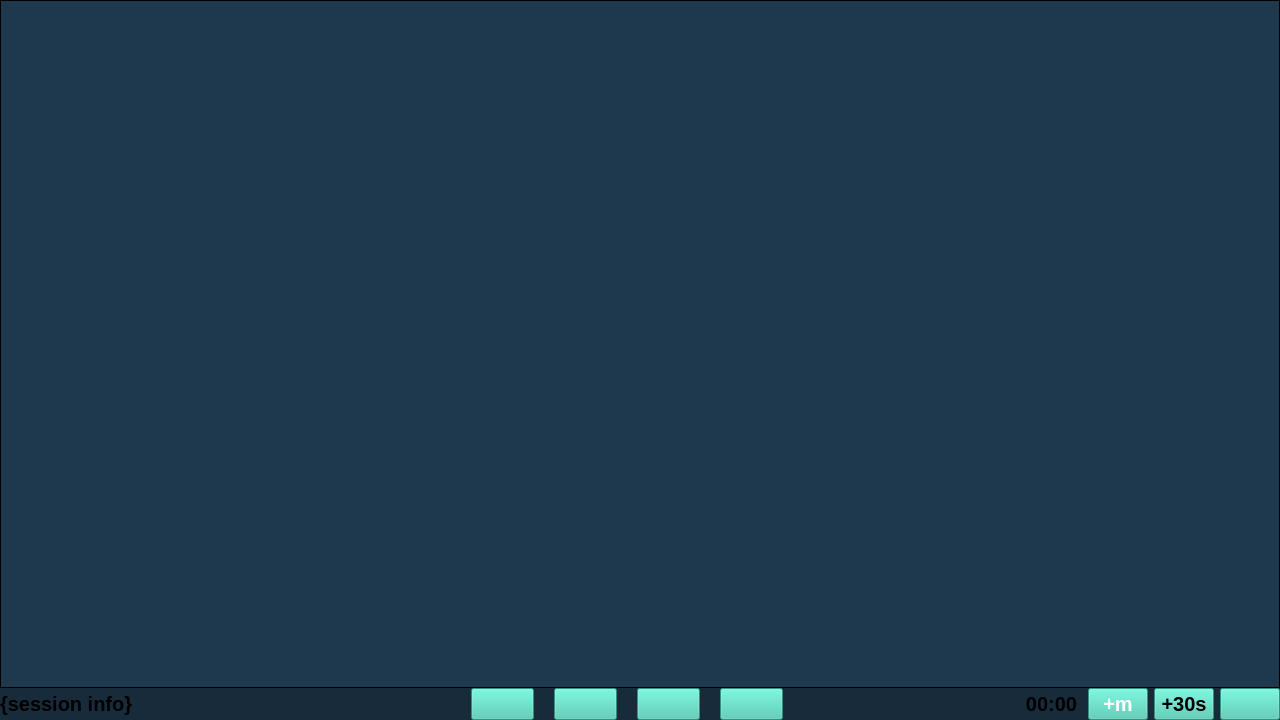
<?xml version="1.0" encoding="UTF-8"?>
<ui version="4.0">
 <class>session_display</class>
 <widget class="QWidget" name="session_display">
  <property name="geometry">
   <rect>
    <x>0</x>
    <y>0</y>
    <width>1280</width>
    <height>720</height>
   </rect>
  </property>
  <property name="sizePolicy">
   <sizepolicy hsizetype="MinimumExpanding" vsizetype="Ignored">
    <horstretch>0</horstretch>
    <verstretch>0</verstretch>
   </sizepolicy>
  </property>
  <property name="minimumSize">
   <size>
    <width>955</width>
    <height>700</height>
   </size>
  </property>
  <property name="maximumSize">
   <size>
    <width>16777215</width>
    <height>16777215</height>
   </size>
  </property>
  <property name="font">
   <font>
    <pointsize>15</pointsize>
    <weight>75</weight>
    <bold>true</bold>
   </font>
  </property>
  <property name="windowTitle">
   <string/>
  </property>
  <property name="windowIcon">
   <iconset resource="resources/resources_config.qrc">
    <normaloff>:/icons/icons/brush.png</normaloff>:/icons/icons/brush.png</iconset>
  </property>
  <property name="styleSheet">
   <string notr="true">background: rgb(24,43,59)</string>
  </property>
  <layout class="QVBoxLayout" name="verticalLayout">
   <property name="spacing">
    <number>0</number>
   </property>
   <property name="leftMargin">
    <number>0</number>
   </property>
   <property name="topMargin">
    <number>0</number>
   </property>
   <property name="rightMargin">
    <number>0</number>
   </property>
   <property name="bottomMargin">
    <number>0</number>
   </property>
   <item>
    <widget class="QLabel" name="image_display">
     <property name="sizePolicy">
      <sizepolicy hsizetype="Expanding" vsizetype="Preferred">
       <horstretch>0</horstretch>
       <verstretch>0</verstretch>
      </sizepolicy>
     </property>
     <property name="minimumSize">
      <size>
       <width>450</width>
       <height>500</height>
      </size>
     </property>
     <property name="styleSheet">
      <string notr="true">background: rgb(30,56,78);</string>
     </property>
     <property name="frameShape">
      <enum>QFrame::Box</enum>
     </property>
     <property name="frameShadow">
      <enum>QFrame::Plain</enum>
     </property>
     <property name="text">
      <string/>
     </property>
     <property name="scaledContents">
      <bool>false</bool>
     </property>
     <property name="alignment">
      <set>Qt::AlignCenter</set>
     </property>
    </widget>
   </item>
   <item>
    <layout class="QHBoxLayout" name="horizontalLayout_4">
     <property name="spacing">
      <number>6</number>
     </property>
     <item>
      <widget class="QLabel" name="session_info">
       <property name="sizePolicy">
        <sizepolicy hsizetype="MinimumExpanding" vsizetype="Preferred">
         <horstretch>0</horstretch>
         <verstretch>0</verstretch>
        </sizepolicy>
       </property>
       <property name="maximumSize">
        <size>
         <width>16777215</width>
         <height>32</height>
        </size>
       </property>
       <property name="font">
        <font>
         <family>MS Shell Dlg 2</family>
         <pointsize>15</pointsize>
         <weight>75</weight>
         <bold>true</bold>
        </font>
       </property>
       <property name="cursor">
        <cursorShape>IBeamCursor</cursorShape>
       </property>
       <property name="autoFillBackground">
        <bool>false</bool>
       </property>
       <property name="styleSheet">
        <string notr="true">color: &quot;white&quot;</string>
       </property>
       <property name="text">
        <string>{session info}</string>
       </property>
       <property name="textInteractionFlags">
        <set>Qt::LinksAccessibleByMouse|Qt::TextSelectableByMouse</set>
       </property>
      </widget>
     </item>
     <item>
      <spacer name="horizontalSpacer_2">
       <property name="orientation">
        <enum>Qt::Horizontal</enum>
       </property>
       <property name="sizeHint" stdset="0">
        <size>
         <width>40</width>
         <height>20</height>
        </size>
       </property>
      </spacer>
     </item>
     <item>
      <layout class="QHBoxLayout" name="horizontalLayout">
       <property name="spacing">
        <number>20</number>
       </property>
       <item alignment="Qt::AlignBottom">
        <widget class="QPushButton" name="previous_image">
         <property name="sizePolicy">
          <sizepolicy hsizetype="Fixed" vsizetype="Fixed">
           <horstretch>0</horstretch>
           <verstretch>0</verstretch>
          </sizepolicy>
         </property>
         <property name="minimumSize">
          <size>
           <width>50</width>
           <height>0</height>
          </size>
         </property>
         <property name="mouseTracking">
          <bool>false</bool>
         </property>
         <property name="toolTip">
          <string>Previous Image</string>
         </property>
         <property name="styleSheet">
          <string notr="true">background: rgb(68,201,176);</string>
         </property>
         <property name="text">
          <string/>
         </property>
         <property name="icon">
          <iconset resource="resources/resources_config.qrc">
           <normaloff>:/icons/icons/arrow left.png</normaloff>:/icons/icons/arrow left.png</iconset>
         </property>
         <property name="iconSize">
          <size>
           <width>24</width>
           <height>24</height>
          </size>
         </property>
         <property name="shortcut">
          <string>Left</string>
         </property>
        </widget>
       </item>
       <item alignment="Qt::AlignBottom">
        <widget class="QPushButton" name="pause_timer">
         <property name="sizePolicy">
          <sizepolicy hsizetype="Fixed" vsizetype="Fixed">
           <horstretch>0</horstretch>
           <verstretch>0</verstretch>
          </sizepolicy>
         </property>
         <property name="minimumSize">
          <size>
           <width>50</width>
           <height>0</height>
          </size>
         </property>
         <property name="mouseTracking">
          <bool>false</bool>
         </property>
         <property name="toolTip">
          <string>Pause Timer</string>
         </property>
         <property name="styleSheet">
          <string notr="true">background: rgb(68,201,176);</string>
         </property>
         <property name="text">
          <string/>
         </property>
         <property name="icon">
          <iconset resource="resources/resources_config.qrc">
           <normaloff>:/icons/icons/Pause.png</normaloff>:/icons/icons/Pause.png</iconset>
         </property>
         <property name="iconSize">
          <size>
           <width>24</width>
           <height>24</height>
          </size>
         </property>
         <property name="shortcut">
          <string>Space</string>
         </property>
        </widget>
       </item>
       <item alignment="Qt::AlignBottom">
        <widget class="QPushButton" name="stop_session">
         <property name="sizePolicy">
          <sizepolicy hsizetype="Fixed" vsizetype="Fixed">
           <horstretch>0</horstretch>
           <verstretch>0</verstretch>
          </sizepolicy>
         </property>
         <property name="minimumSize">
          <size>
           <width>50</width>
           <height>0</height>
          </size>
         </property>
         <property name="mouseTracking">
          <bool>false</bool>
         </property>
         <property name="toolTip">
          <string>Stop Session. This will close the window.</string>
         </property>
         <property name="styleSheet">
          <string notr="true">background: rgb(68,201,176);</string>
         </property>
         <property name="text">
          <string/>
         </property>
         <property name="icon">
          <iconset resource="resources/resources_config.qrc">
           <normaloff>:/icons/icons/Square.png</normaloff>:/icons/icons/Square.png</iconset>
         </property>
         <property name="iconSize">
          <size>
           <width>24</width>
           <height>24</height>
          </size>
         </property>
         <property name="shortcut">
          <string>Esc</string>
         </property>
        </widget>
       </item>
       <item alignment="Qt::AlignBottom">
        <widget class="QPushButton" name="next_image">
         <property name="sizePolicy">
          <sizepolicy hsizetype="Fixed" vsizetype="Fixed">
           <horstretch>0</horstretch>
           <verstretch>0</verstretch>
          </sizepolicy>
         </property>
         <property name="minimumSize">
          <size>
           <width>50</width>
           <height>0</height>
          </size>
         </property>
         <property name="mouseTracking">
          <bool>false</bool>
         </property>
         <property name="toolTip">
          <string>Next Image</string>
         </property>
         <property name="styleSheet">
          <string notr="true">background: rgb(68,201,176);</string>
         </property>
         <property name="text">
          <string/>
         </property>
         <property name="icon">
          <iconset resource="resources/resources_config.qrc">
           <normaloff>:/icons/icons/arrow right.png</normaloff>:/icons/icons/arrow right.png</iconset>
         </property>
         <property name="iconSize">
          <size>
           <width>24</width>
           <height>24</height>
          </size>
         </property>
         <property name="shortcut">
          <string>Right</string>
         </property>
        </widget>
       </item>
      </layout>
     </item>
     <item>
      <spacer name="horizontalSpacer">
       <property name="orientation">
        <enum>Qt::Horizontal</enum>
       </property>
       <property name="sizeHint" stdset="0">
        <size>
         <width>40</width>
         <height>20</height>
        </size>
       </property>
      </spacer>
     </item>
     <item>
      <layout class="QHBoxLayout" name="horizontalLayout_3">
       <item>
        <widget class="QLabel" name="timer_display">
         <property name="minimumSize">
          <size>
           <width>61</width>
           <height>21</height>
          </size>
         </property>
         <property name="maximumSize">
          <size>
           <width>16777215</width>
           <height>32</height>
          </size>
         </property>
         <property name="font">
          <font>
           <family>MS Shell Dlg 2</family>
           <pointsize>15</pointsize>
           <weight>75</weight>
           <italic>false</italic>
           <bold>true</bold>
          </font>
         </property>
         <property name="styleSheet">
          <string notr="true">color: 'white';</string>
         </property>
         <property name="text">
          <string>00:00</string>
         </property>
         <property name="alignment">
          <set>Qt::AlignCenter</set>
         </property>
         <property name="textInteractionFlags">
          <set>Qt::LinksAccessibleByMouse</set>
         </property>
        </widget>
       </item>
       <item>
        <layout class="QHBoxLayout" name="horizontalLayout_2">
         <item>
          <widget class="QPushButton" name="add_60">
           <property name="sizePolicy">
            <sizepolicy hsizetype="Fixed" vsizetype="Fixed">
             <horstretch>0</horstretch>
             <verstretch>0</verstretch>
            </sizepolicy>
           </property>
           <property name="minimumSize">
            <size>
             <width>60</width>
             <height>32</height>
            </size>
           </property>
           <property name="maximumSize">
            <size>
             <width>60</width>
             <height>32</height>
            </size>
           </property>
           <property name="palette">
            <palette>
             <active>
              <colorrole role="WindowText">
               <brush brushstyle="SolidPattern">
                <color alpha="255">
                 <red>255</red>
                 <green>255</green>
                 <blue>255</blue>
                </color>
               </brush>
              </colorrole>
              <colorrole role="Button">
               <brush brushstyle="SolidPattern">
                <color alpha="255">
                 <red>68</red>
                 <green>201</green>
                 <blue>176</blue>
                </color>
               </brush>
              </colorrole>
              <colorrole role="Text">
               <brush brushstyle="SolidPattern">
                <color alpha="255">
                 <red>255</red>
                 <green>255</green>
                 <blue>255</blue>
                </color>
               </brush>
              </colorrole>
              <colorrole role="ButtonText">
               <brush brushstyle="SolidPattern">
                <color alpha="255">
                 <red>255</red>
                 <green>255</green>
                 <blue>255</blue>
                </color>
               </brush>
              </colorrole>
              <colorrole role="Base">
               <brush brushstyle="SolidPattern">
                <color alpha="255">
                 <red>68</red>
                 <green>201</green>
                 <blue>176</blue>
                </color>
               </brush>
              </colorrole>
              <colorrole role="Window">
               <brush brushstyle="SolidPattern">
                <color alpha="255">
                 <red>68</red>
                 <green>201</green>
                 <blue>176</blue>
                </color>
               </brush>
              </colorrole>
              <colorrole role="PlaceholderText">
               <brush brushstyle="NoBrush">
                <color alpha="128">
                 <red>255</red>
                 <green>255</green>
                 <blue>255</blue>
                </color>
               </brush>
              </colorrole>
             </active>
             <inactive>
              <colorrole role="WindowText">
               <brush brushstyle="SolidPattern">
                <color alpha="255">
                 <red>255</red>
                 <green>255</green>
                 <blue>255</blue>
                </color>
               </brush>
              </colorrole>
              <colorrole role="Button">
               <brush brushstyle="SolidPattern">
                <color alpha="255">
                 <red>68</red>
                 <green>201</green>
                 <blue>176</blue>
                </color>
               </brush>
              </colorrole>
              <colorrole role="Text">
               <brush brushstyle="SolidPattern">
                <color alpha="255">
                 <red>255</red>
                 <green>255</green>
                 <blue>255</blue>
                </color>
               </brush>
              </colorrole>
              <colorrole role="ButtonText">
               <brush brushstyle="SolidPattern">
                <color alpha="255">
                 <red>255</red>
                 <green>255</green>
                 <blue>255</blue>
                </color>
               </brush>
              </colorrole>
              <colorrole role="Base">
               <brush brushstyle="SolidPattern">
                <color alpha="255">
                 <red>68</red>
                 <green>201</green>
                 <blue>176</blue>
                </color>
               </brush>
              </colorrole>
              <colorrole role="Window">
               <brush brushstyle="SolidPattern">
                <color alpha="255">
                 <red>68</red>
                 <green>201</green>
                 <blue>176</blue>
                </color>
               </brush>
              </colorrole>
              <colorrole role="PlaceholderText">
               <brush brushstyle="NoBrush">
                <color alpha="128">
                 <red>255</red>
                 <green>255</green>
                 <blue>255</blue>
                </color>
               </brush>
              </colorrole>
             </inactive>
             <disabled>
              <colorrole role="WindowText">
               <brush brushstyle="SolidPattern">
                <color alpha="255">
                 <red>255</red>
                 <green>255</green>
                 <blue>255</blue>
                </color>
               </brush>
              </colorrole>
              <colorrole role="Button">
               <brush brushstyle="SolidPattern">
                <color alpha="255">
                 <red>68</red>
                 <green>201</green>
                 <blue>176</blue>
                </color>
               </brush>
              </colorrole>
              <colorrole role="Text">
               <brush brushstyle="SolidPattern">
                <color alpha="255">
                 <red>255</red>
                 <green>255</green>
                 <blue>255</blue>
                </color>
               </brush>
              </colorrole>
              <colorrole role="ButtonText">
               <brush brushstyle="SolidPattern">
                <color alpha="255">
                 <red>255</red>
                 <green>255</green>
                 <blue>255</blue>
                </color>
               </brush>
              </colorrole>
              <colorrole role="Base">
               <brush brushstyle="SolidPattern">
                <color alpha="255">
                 <red>68</red>
                 <green>201</green>
                 <blue>176</blue>
                </color>
               </brush>
              </colorrole>
              <colorrole role="Window">
               <brush brushstyle="SolidPattern">
                <color alpha="255">
                 <red>68</red>
                 <green>201</green>
                 <blue>176</blue>
                </color>
               </brush>
              </colorrole>
              <colorrole role="PlaceholderText">
               <brush brushstyle="NoBrush">
                <color alpha="128">
                 <red>255</red>
                 <green>255</green>
                 <blue>255</blue>
                </color>
               </brush>
              </colorrole>
             </disabled>
            </palette>
           </property>
           <property name="font">
            <font>
             <family>MS Shell Dlg 2</family>
             <pointsize>15</pointsize>
             <weight>75</weight>
             <bold>true</bold>
            </font>
           </property>
           <property name="toolTip">
            <string>&lt;!DOCTYPE HTML PUBLIC &quot;-//W3C//DTD HTML 4.0//EN&quot; &quot;http://www.w3.org/TR/REC-html40/strict.dtd&quot;&gt;
&lt;html&gt;&lt;head&gt;&lt;meta name=&quot;qrichtext&quot; content=&quot;1&quot; /&gt;&lt;style type=&quot;text/css&quot;&gt;
p, li { white-space: pre-wrap; }
&lt;/style&gt;&lt;/head&gt;&lt;body style=&quot; font-family:'MS Shell Dlg 2'; font-size:12pt; font-weight:400; font-style:normal;color:'black'&quot;&gt;
&lt;p style=&quot; margin-top:5px; margin-bottom:5px; margin-left:5px; margin-right:5px; -qt-block-indent:0; text-indent:0px;'&quot;&gt;Add 1 minute&lt;/p&gt;&lt;/body&gt;&lt;/html&gt;</string>
           </property>
           <property name="layoutDirection">
            <enum>Qt::LeftToRight</enum>
           </property>
           <property name="styleSheet">
            <string notr="true">background: rgb(68,201,176); color: 'white';</string>
           </property>
           <property name="text">
            <string>+m</string>
           </property>
           <property name="iconSize">
            <size>
             <width>24</width>
             <height>24</height>
            </size>
           </property>
          </widget>
         </item>
         <item>
          <widget class="QPushButton" name="add_30">
           <property name="sizePolicy">
            <sizepolicy hsizetype="Fixed" vsizetype="Fixed">
             <horstretch>0</horstretch>
             <verstretch>0</verstretch>
            </sizepolicy>
           </property>
           <property name="minimumSize">
            <size>
             <width>60</width>
             <height>32</height>
            </size>
           </property>
           <property name="maximumSize">
            <size>
             <width>60</width>
             <height>32</height>
            </size>
           </property>
           <property name="font">
            <font>
             <family>MS Shell Dlg 2</family>
             <pointsize>15</pointsize>
             <weight>75</weight>
             <bold>true</bold>
            </font>
           </property>
           <property name="toolTip">
            <string>&lt;!DOCTYPE HTML PUBLIC &quot;-//W3C//DTD HTML 4.0//EN&quot; &quot;http://www.w3.org/TR/REC-html40/strict.dtd&quot;&gt;
&lt;html&gt;&lt;head&gt;&lt;meta name=&quot;qrichtext&quot; content=&quot;1&quot; /&gt;&lt;style type=&quot;text/css&quot;&gt;
p, li { white-space: pre-wrap; }
&lt;/style&gt;&lt;/head&gt;&lt;body style=&quot; font-family:'MS Shell Dlg 2'; font-size:12pt; font-weight:400; font-style:normal;color:'black'&quot;&gt;
&lt;p style=&quot; margin-top:5px; margin-bottom:5px; margin-left:0px; margin-right:0px; -qt-block-indent:0; text-indent:0px;&quot;&gt;Add 30 seconds&lt;/p&gt;&lt;/body&gt;&lt;/html&gt;</string>
           </property>
           <property name="layoutDirection">
            <enum>Qt::LeftToRight</enum>
           </property>
           <property name="styleSheet">
            <string notr="true">background: rgb(68,201,176); color: 'white';</string>
           </property>
           <property name="text">
            <string>+30s</string>
           </property>
           <property name="iconSize">
            <size>
             <width>24</width>
             <height>24</height>
            </size>
           </property>
          </widget>
         </item>
         <item>
          <widget class="QPushButton" name="restart">
           <property name="sizePolicy">
            <sizepolicy hsizetype="Fixed" vsizetype="Fixed">
             <horstretch>0</horstretch>
             <verstretch>0</verstretch>
            </sizepolicy>
           </property>
           <property name="minimumSize">
            <size>
             <width>60</width>
             <height>32</height>
            </size>
           </property>
           <property name="maximumSize">
            <size>
             <width>60</width>
             <height>32</height>
            </size>
           </property>
           <property name="font">
            <font>
             <pointsize>14</pointsize>
            </font>
           </property>
           <property name="toolTip">
            <string>&lt;!DOCTYPE HTML PUBLIC &quot;-//W3C//DTD HTML 4.0//EN&quot; &quot;http://www.w3.org/TR/REC-html40/strict.dtd&quot;&gt;
&lt;html&gt;&lt;head&gt;&lt;meta name=&quot;qrichtext&quot; content=&quot;1&quot; /&gt;&lt;style type=&quot;text/css&quot;&gt;
p, li { white-space: pre-wrap; }
&lt;/style&gt;&lt;/head&gt;&lt;body style=&quot; font-family:'MS Shell Dlg 2'; font-size:12pt; font-weight:400; font-style:normal;color:'black'&quot;&gt;
&lt;p style=&quot; margin-top:5px; margin-bottom:5px; margin-left:0px; margin-right:0px; -qt-block-indent:0; text-indent:0px;&quot;&gt;Restart timer&lt;/p&gt;&lt;/body&gt;&lt;/html&gt;</string>
           </property>
           <property name="layoutDirection">
            <enum>Qt::LeftToRight</enum>
           </property>
           <property name="styleSheet">
            <string notr="true">background: rgb(68,201,176); color: 'white';</string>
           </property>
           <property name="text">
            <string/>
           </property>
           <property name="icon">
            <iconset resource="resources/resources_config.qrc">
             <normaloff>:/icons/icons/restart.png</normaloff>:/icons/icons/restart.png</iconset>
           </property>
           <property name="iconSize">
            <size>
             <width>24</width>
             <height>24</height>
            </size>
           </property>
          </widget>
         </item>
        </layout>
       </item>
      </layout>
     </item>
    </layout>
   </item>
  </layout>
 </widget>
 <resources>
  <include location="resources/resources_config.qrc"/>
 </resources>
 <connections/>
</ui>
